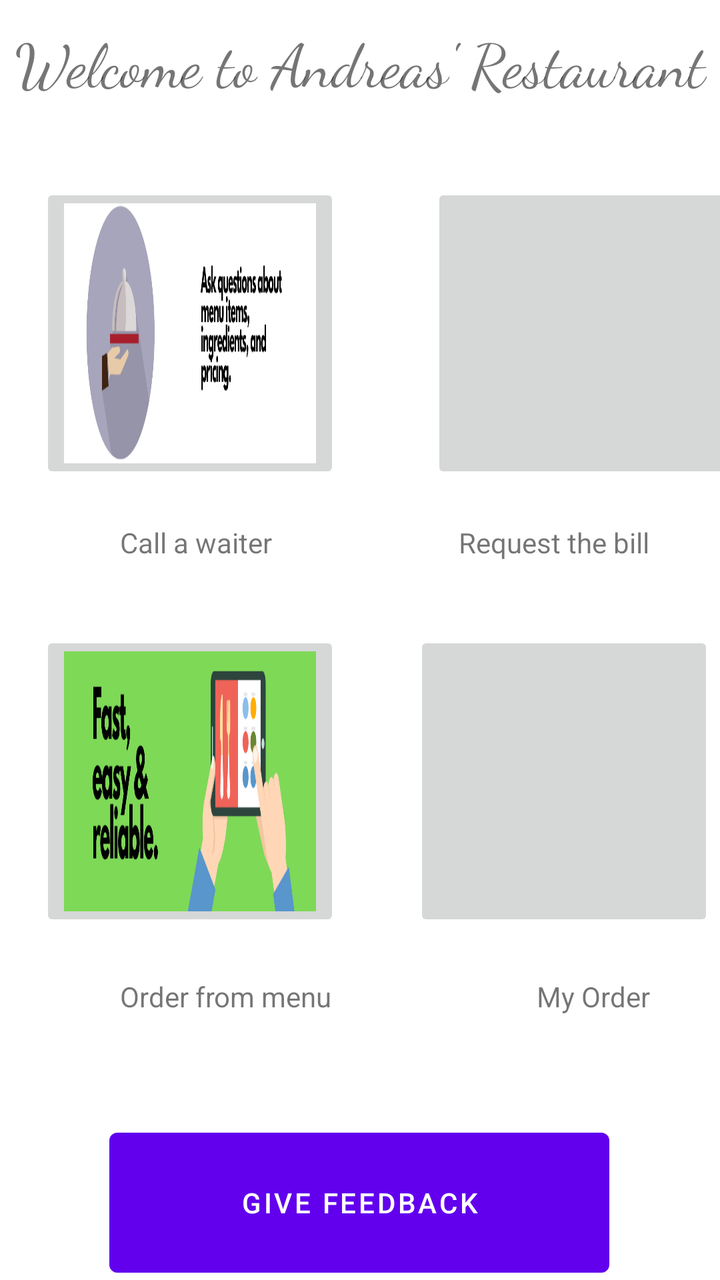
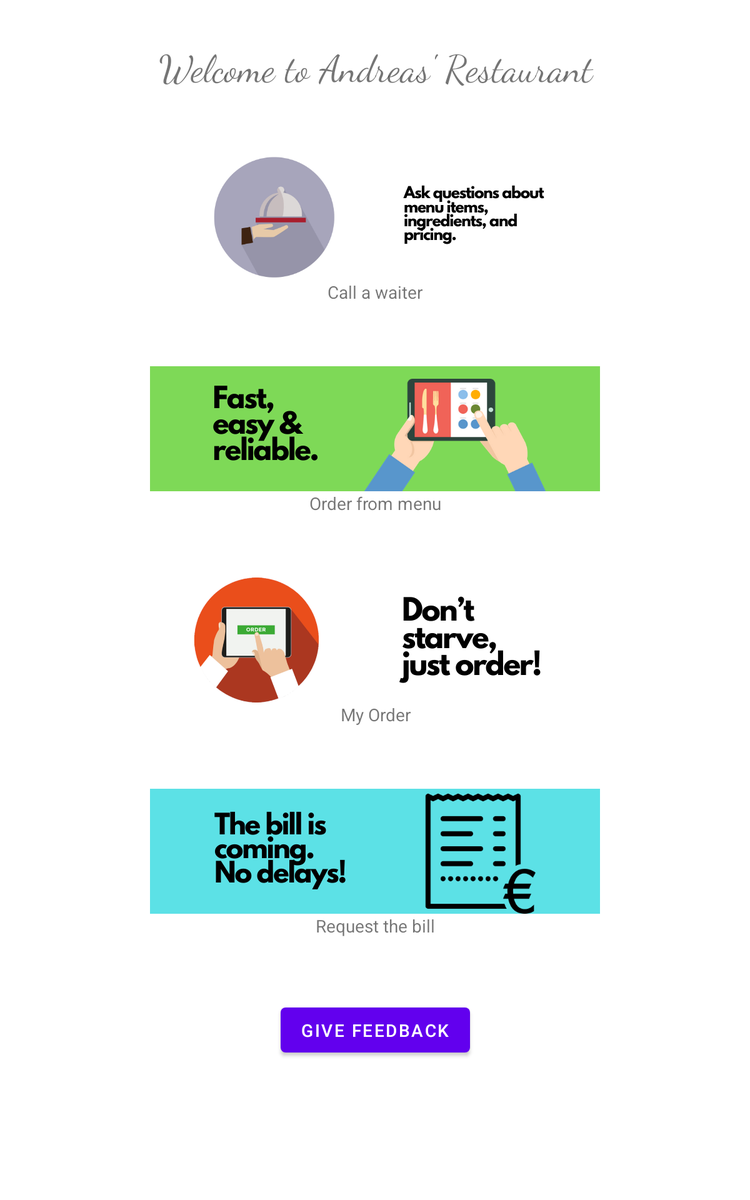

Two renders of one Android screen. The first uses the default layout on a phone; the second uses the alternative layout the repository ships for a different screen configuration, on a matching device. The two XML files are below.
<!-- AndroidManifest.xml: application theme Theme.Eftasee -->
<!-- res/layout/user_layout.xml -->
<?xml version="1.0" encoding="utf-8"?>
<androidx.constraintlayout.widget.ConstraintLayout xmlns:android="http://schemas.android.com/apk/res/android"
    xmlns:app="http://schemas.android.com/apk/res-auto"
    xmlns:tools="http://schemas.android.com/tools"
    android:layout_width="match_parent"
    android:layout_height="match_parent">

    <TextView
        android:id="@+id/textView6"
        android:layout_width="match_parent"
        android:layout_height="wrap_content"
        android:layout_marginTop="10dp"
        android:fontFamily="cursive"
        android:gravity="center"
        android:text="@string/welcome_restaurant"
        android:textSize="30sp"
        app:layout_constraintEnd_toEndOf="parent"
        app:layout_constraintStart_toStartOf="parent"
        app:layout_constraintTop_toTopOf="parent" />

    <ImageButton
        android:id="@+id/imageButton2"
        android:layout_width="150dp"
        android:layout_height="150dp"
        android:layout_marginStart="20dp"
        android:layout_marginTop="40dp"
        android:contentDescription="@string/call_waiter"
        android:scaleType="fitXY"
        app:layout_constraintStart_toStartOf="parent"
        app:layout_constraintTop_toBottomOf="@+id/textView6"
        app:srcCompat="@drawable/waiter" />

    <ImageButton
        android:id="@+id/imageButton3"
        android:layout_width="150dp"
        android:layout_height="150dp"
        android:layout_marginStart="71dp"
        android:layout_marginTop="40dp"
        android:layout_marginEnd="20dp"
        android:contentDescription="@string/request_bill"
        android:scaleType="fitXY"
        app:layout_constraintEnd_toEndOf="parent"
        app:layout_constraintStart_toEndOf="@+id/imageButton2"
        app:layout_constraintTop_toBottomOf="@+id/textView6"
        app:srcCompat="@drawable/bill2" />

    <ImageButton
        android:id="@+id/imageButton4"
        android:layout_width="150dp"
        android:layout_height="150dp"
        android:layout_marginStart="20dp"
        android:layout_marginTop="35dp"
        android:contentDescription="@string/Order"
        android:scaleType="fitXY"
        app:layout_constraintStart_toStartOf="parent"
        app:layout_constraintTop_toBottomOf="@+id/textView9"
        app:srcCompat="@drawable/menu" />

    <ImageButton
        android:id="@+id/imageButton5"
        android:layout_width="150dp"
        android:layout_height="150dp"
        android:layout_marginStart="54dp"
        android:layout_marginTop="35dp"
        android:layout_marginEnd="20dp"
        android:contentDescription="@string/my_order"
        android:scaleType="fitXY"
        app:layout_constraintEnd_toEndOf="parent"
        app:layout_constraintStart_toEndOf="@+id/imageButton4"
        app:layout_constraintTop_toBottomOf="@+id/textView10"
        app:srcCompat="@drawable/order_icon" />

    <TextView
        android:id="@+id/textView9"
        android:layout_width="wrap_content"
        android:layout_height="wrap_content"
        android:layout_marginStart="60dp"
        android:layout_marginTop="20dp"
        android:text="@string/call_waiter"
        app:layout_constraintStart_toStartOf="parent"
        app:layout_constraintTop_toBottomOf="@+id/imageButton2" />

    <TextView
        android:id="@+id/textView10"
        android:layout_width="wrap_content"
        android:layout_height="wrap_content"
        android:layout_marginStart="118dp"
        android:layout_marginTop="20dp"
        android:layout_marginEnd="60dp"
        android:text="@string/request_bill"
        app:layout_constraintEnd_toEndOf="parent"
        app:layout_constraintStart_toEndOf="@+id/textView9"
        app:layout_constraintTop_toBottomOf="@+id/imageButton3" />

    <TextView
        android:id="@+id/textView11"
        android:layout_width="wrap_content"
        android:layout_height="wrap_content"
        android:layout_marginStart="60dp"
        android:layout_marginTop="23dp"
        android:text="@string/Order"
        app:layout_constraintStart_toStartOf="parent"
        app:layout_constraintTop_toBottomOf="@+id/imageButton4" />

    <TextView
        android:id="@+id/textView12"
        android:layout_width="wrap_content"
        android:layout_height="wrap_content"
        android:layout_marginStart="127dp"
        android:layout_marginTop="23dp"
        android:layout_marginEnd="60dp"
        android:text="@string/my_order"
        app:layout_constraintEnd_toEndOf="parent"
        app:layout_constraintStart_toEndOf="@+id/textView11"
        app:layout_constraintTop_toBottomOf="@+id/imageButton5" />

    <Button
        android:id="@+id/button2"
        android:layout_width="250dp"
        android:layout_height="82dp"
        android:layout_marginTop="85dp"
        android:layout_marginBottom="30dp"
        android:text="@string/feedback"
        app:layout_constraintBottom_toBottomOf="parent"
        app:layout_constraintEnd_toEndOf="parent"
        app:layout_constraintHorizontal_bias="0.496"
        app:layout_constraintStart_toStartOf="parent"
        app:layout_constraintTop_toBottomOf="@+id/textView11" />


</androidx.constraintlayout.widget.ConstraintLayout>
<!-- resources referenced by this layout -->
<resources>
  <!-- drawable menu: png bitmap (drawable-hdpi, 23119 bytes) -->
  <!-- drawable waiter: png bitmap (drawable-hdpi, 19153 bytes) -->
  <string name="Order">Order from menu</string>
  <string name="call_waiter">Call a waiter</string>
  <string name="feedback">Give Feedback</string>
  <string name="my_order">My Order</string>
  <string name="request_bill">Request the bill</string>
  <string name="welcome_restaurant">Welcome to Andreas\' Restaurant</string>
  <style name="Theme.Eftasee" parent="Theme.MaterialComponents.DayNight.NoActionBar">
          
          <item name="colorPrimary">@color/purple_500</item>
          <item name="colorPrimaryVariant">@color/purple_700</item>
          <item name="colorOnPrimary">@color/white</item>
          
          <item name="colorSecondary">@color/teal_200</item>
          <item name="colorSecondaryVariant">@color/teal_700</item>
          <item name="colorOnSecondary">@color/black</item>
          
          <item name="android:statusBarColor" tools:targetApi="l">?attr/colorPrimaryVariant</item>
          
      </style>
</resources>
<!-- res/layout-sw600dp/user_layout.xml (the repository's variant of the layout above) -->
<!-- drawn on a 7-inch tablet held upright -->
<?xml version="1.0" encoding="utf-8"?>
<androidx.constraintlayout.widget.ConstraintLayout xmlns:android="http://schemas.android.com/apk/res/android"
    xmlns:app="http://schemas.android.com/apk/res-auto"
    xmlns:tools="http://schemas.android.com/tools"
    android:layout_width="match_parent"
    android:layout_height="match_parent">

    <TextView
        android:id="@+id/textView6"
        android:layout_width="match_parent"
        android:layout_height="wrap_content"
        android:layout_marginTop="32dp"
        android:fontFamily="cursive"
        android:gravity="center"
        android:text="@string/welcome_restaurant"
        android:textSize="30sp"
        app:layout_constraintEnd_toEndOf="parent"
        app:layout_constraintStart_toStartOf="parent"
        app:layout_constraintTop_toTopOf="parent" />

    <ImageButton
        android:id="@+id/imageButton3"
        android:layout_width="wrap_content"
        android:layout_height="wrap_content"
        android:layout_marginTop="50dp"
        android:background="#FFEBEE"
        android:contentDescription="@string/request_bill"
        android:scaleType="fitXY"
        app:layout_constraintEnd_toEndOf="parent"
        app:layout_constraintHorizontal_bias="0.5"
        app:layout_constraintStart_toStartOf="parent"
        app:layout_constraintTop_toBottomOf="@+id/textView12"
        app:srcCompat="@drawable/bill" />

    <TextView
        android:id="@+id/textView10"
        android:layout_width="112dp"
        android:layout_height="wrap_content"
        android:gravity="center"
        android:text="@string/request_bill"
        app:layout_constraintEnd_toEndOf="parent"
        app:layout_constraintHorizontal_bias="0.5"
        app:layout_constraintStart_toStartOf="parent"
        app:layout_constraintTop_toBottomOf="@+id/imageButton3" />

    <TextView
        android:id="@+id/textView11"
        android:layout_width="112dp"
        android:layout_height="wrap_content"
        android:gravity="center"
        android:text="@string/Order"
        app:layout_constraintEnd_toEndOf="parent"
        app:layout_constraintHorizontal_bias="0.5"
        app:layout_constraintStart_toStartOf="parent"
        app:layout_constraintTop_toBottomOf="@+id/imageButton4" />

    <TextView
        android:id="@+id/textView9"
        android:layout_width="wrap_content"
        android:layout_height="wrap_content"
        android:gravity="center"
        android:text="@string/call_waiter"
        app:layout_constraintEnd_toEndOf="parent"
        app:layout_constraintHorizontal_bias="0.5"
        app:layout_constraintStart_toStartOf="parent"
        app:layout_constraintTop_toBottomOf="@+id/imageButton2" />

    <ImageButton
        android:id="@+id/imageButton2"
        android:layout_width="wrap_content"
        android:layout_height="wrap_content"
        android:layout_marginTop="50dp"
        android:background="#FFEBEE"
        android:contentDescription="@string/call_waiter"
        android:scaleType="fitXY"
        app:layout_constraintEnd_toEndOf="parent"
        app:layout_constraintHorizontal_bias="0.5"
        app:layout_constraintStart_toStartOf="parent"
        app:layout_constraintTop_toBottomOf="@+id/textView6"
        app:srcCompat="@drawable/waiter" />

    <ImageButton
        android:id="@+id/imageButton4"
        android:layout_width="wrap_content"
        android:layout_height="wrap_content"
        android:layout_marginTop="50dp"
        android:background="#FFEBEE"
        android:contentDescription="@string/Order"
        android:scaleType="fitXY"
        app:layout_constraintEnd_toEndOf="parent"
        app:layout_constraintHorizontal_bias="0.5"
        app:layout_constraintStart_toStartOf="parent"
        app:layout_constraintTop_toBottomOf="@+id/textView9"
        app:srcCompat="@drawable/menu" />

    <TextView
        android:id="@+id/textView12"
        android:layout_width="112dp"
        android:layout_height="wrap_content"
        android:gravity="center"
        android:text="@string/my_order"
        app:layout_constraintEnd_toEndOf="parent"
        app:layout_constraintHorizontal_bias="0.5"
        app:layout_constraintStart_toStartOf="parent"
        app:layout_constraintTop_toBottomOf="@+id/imageButton5" />

    <ImageButton
        android:id="@+id/imageButton5"
        android:layout_width="wrap_content"
        android:layout_height="wrap_content"
        android:layout_marginTop="50dp"
        android:background="#FFEBEE"
        android:contentDescription="@string/my_order"
        android:scaleType="fitXY"
        app:layout_constraintEnd_toEndOf="parent"
        app:layout_constraintHorizontal_bias="0.5"
        app:layout_constraintStart_toStartOf="parent"
        app:layout_constraintTop_toBottomOf="@+id/textView11"
        app:srcCompat="@drawable/order" />

    <Button
        android:id="@+id/button2"
        android:layout_width="wrap_content"
        android:layout_height="wrap_content"
        android:layout_marginTop="50dp"
        android:text="@string/feedback"
        app:layout_constraintEnd_toEndOf="parent"
        app:layout_constraintStart_toStartOf="parent"
        app:layout_constraintTop_toBottomOf="@+id/textView10" />

    <androidx.constraintlayout.widget.Group
        android:id="@+id/group"
        android:layout_width="wrap_content"
        android:layout_height="wrap_content"
        app:constraint_referenced_ids="textView12,imageButton5" />


</androidx.constraintlayout.widget.ConstraintLayout>
<!-- resources referenced by the variant -->
<!-- as a 7-inch tablet held upright resolves them -->
<resources>
  <!-- drawable bill: png bitmap (drawable-hdpi, 18174 bytes) -->
  <!-- drawable menu: png bitmap (drawable-hdpi, 23119 bytes) -->
  <!-- drawable order: png bitmap (drawable-hdpi, 20876 bytes) -->
  <!-- drawable waiter: png bitmap (drawable-hdpi, 19153 bytes) -->
  <string name="Order">Order from menu</string>
  <string name="call_waiter">Call a waiter</string>
  <string name="feedback">Give Feedback</string>
  <string name="my_order">My Order</string>
  <string name="request_bill">Request the bill</string>
  <string name="welcome_restaurant">Welcome to Andreas\' Restaurant</string>
  <style name="Theme.Eftasee" parent="Theme.MaterialComponents.DayNight.NoActionBar">
          
          <item name="colorPrimary">@color/purple_500</item>
          <item name="colorPrimaryVariant">@color/purple_700</item>
          <item name="colorOnPrimary">@color/white</item>
          
          <item name="colorSecondary">@color/teal_200</item>
          <item name="colorSecondaryVariant">@color/teal_700</item>
          <item name="colorOnSecondary">@color/black</item>
          
          <item name="android:statusBarColor" tools:targetApi="l">?attr/colorPrimaryVariant</item>
          
      </style>
</resources>
